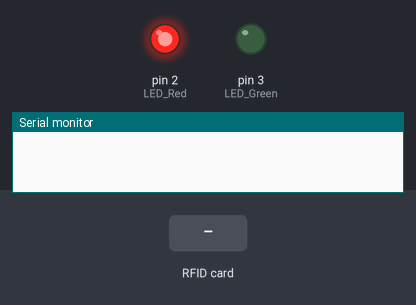
Simulated run of this sketch. Board: Arduino Uno, built with avr-gcc and run on an emulated ATmega328P. On the bench: output pins drawn as LEDs (lit = HIGH), the last lines printed to the serial monitor. Inputs (shaded band) come from the test bench. Pins used as bus, display or sensor lines are not drawn.

Above: at 1.2 s.
1.3 s: RFID card 2C D7 C3 A5 held to the reader
At 1.45 s:
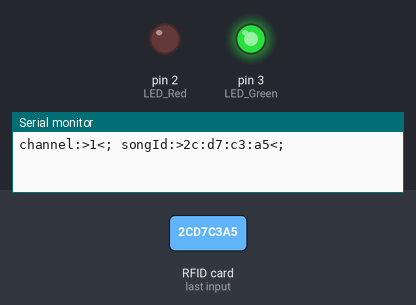
At 2.65 s:
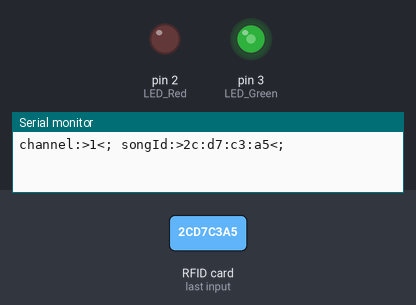
4.3 s: RFID card 5E 7A 19 C4 held to the reader
At 5.07 s:
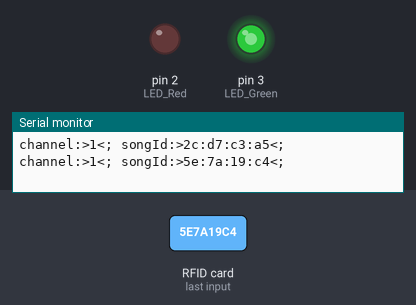
Timing chart, 0 to 8.4 s (numbered marks = the images above; inputs shaded):
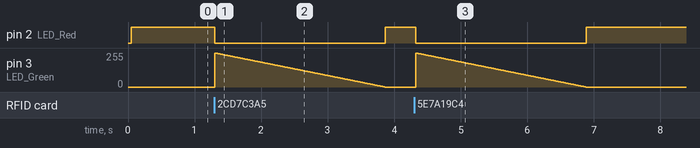

The sketch:

NFCREADER.ino
```cpp
#include "MFRC522.h"
/*
 * Initial Author: ryand1011 (https://github.com/ryand1011)
 *
 * Reads data written by a program such as "rfid_write_personal_data.ino"
 *
 * See: https://github.com/miguelbalboa/rfid/tree/master/examples/rfid_write_personal_data
 *
 * Uses MIFARE RFID card using RFID-RC522 reader
 *
 * Uses MFRC522 - Library
 * -----------------------------------------------------------------------------------------
 *             MFRC522      Arduino       Arduino   Arduino    Arduino          Arduino
 *             Reader/PCD   Uno/101       Mega      Nano v3    Leonardo/Micro   Pro Micro
 * Signal      Pin          Pin           Pin       Pin        Pin              Pin
 * -----------------------------------------------------------------------------------------
 * RST/Reset   RST          9             5         D9         RESET/ICSP-5     RST
 * SPI SS      SDA(SS)      10            53        D10        10               10
 * SPI MOSI    MOSI         11 / ICSP-4   51        D11        ICSP-4           16
 * SPI MISO    MISO         12 / ICSP-1   50        D12        ICSP-1           14
 * SPI SCK     SCK          13 / ICSP-3   52        D13        ICSP-3           15
*/

MFRC522 rfid(10, 9);
MFRC522::MIFARE_Key key;
String channel="1";
int LED_Green = 3;
int LED_Red = 2;
int scanStateFlag = 0;

#define RFID_AccessCards 1
String RFID_Correct[RFID_AccessCards] = {"2c:d7:c3:a5"};
unsigned long RFID_ScanTime;

void setup() {
  Serial.begin(9600);
  SPI.begin();
  rfid.PCD_Init();
  pinMode(LED_Green, OUTPUT);
  pinMode(LED_Red, OUTPUT);
  digitalWrite(LED_Red,HIGH);
}

void loop() {
  processStateFlag();
  if (!rfid.PICC_IsNewCardPresent() || !rfid.PICC_ReadCardSerial()) {

    return;

  }else {
    String strID = "";
    for (byte i = 0; i < 4; i++) {
      strID += (rfid.uid.uidByte[i] < 0x10 ? "0" : "") + String(rfid.uid.uidByte[i], HEX) + (i!=3 ? ":" : "");
    }
    processStateFlag();
    RFID_ScanTime = millis(); //12000
    //Serial.print("Card key: ");
    //channel:>channelNumber<; songId:>0xz212<;
    digitalWrite(LED_Red,LOW);
    analogWrite(LED_Green,255);
    String fin= "channel:>"+channel+"<; songId:>"+strID+"<;";
    Serial.println(fin);
    rfid.PICC_HaltA();
    rfid.PCD_StopCrypto1();
  }
  for(int i=255;i>=0;i--){
    analogWrite(LED_Green,i);
    delay(10);
    }
    digitalWrite(LED_Red,HIGH);
}

void processStateFlag() {
  if(scanStateFlag == 1) {
      if(millis() - RFID_ScanTime < 2000) {
        digitalWrite(LED_Red,HIGH);
        digitalWrite(LED_Green,LOW);
      }else {
        digitalWrite(LED_Green,HIGH);
        scanStateFlag = 0;
      }
  }else if(scanStateFlag == 2) {
      if(millis() - RFID_ScanTime < 2000) {
        digitalWrite(LED_Green,HIGH);
        digitalWrite(LED_Red,LOW);
      }else {
        digitalWrite(LED_Red,HIGH);
        scanStateFlag = 0;
      }
  }else {

  }
}
```

Measured:
- after the input at 1.3 s, pin 2 (LED_Red): HIGH → LOW at once, → HIGH 2.6 s later
- after the input at 4.3 s, pin 2 (LED_Red): HIGH → LOW at once, → HIGH 2.6 s later
